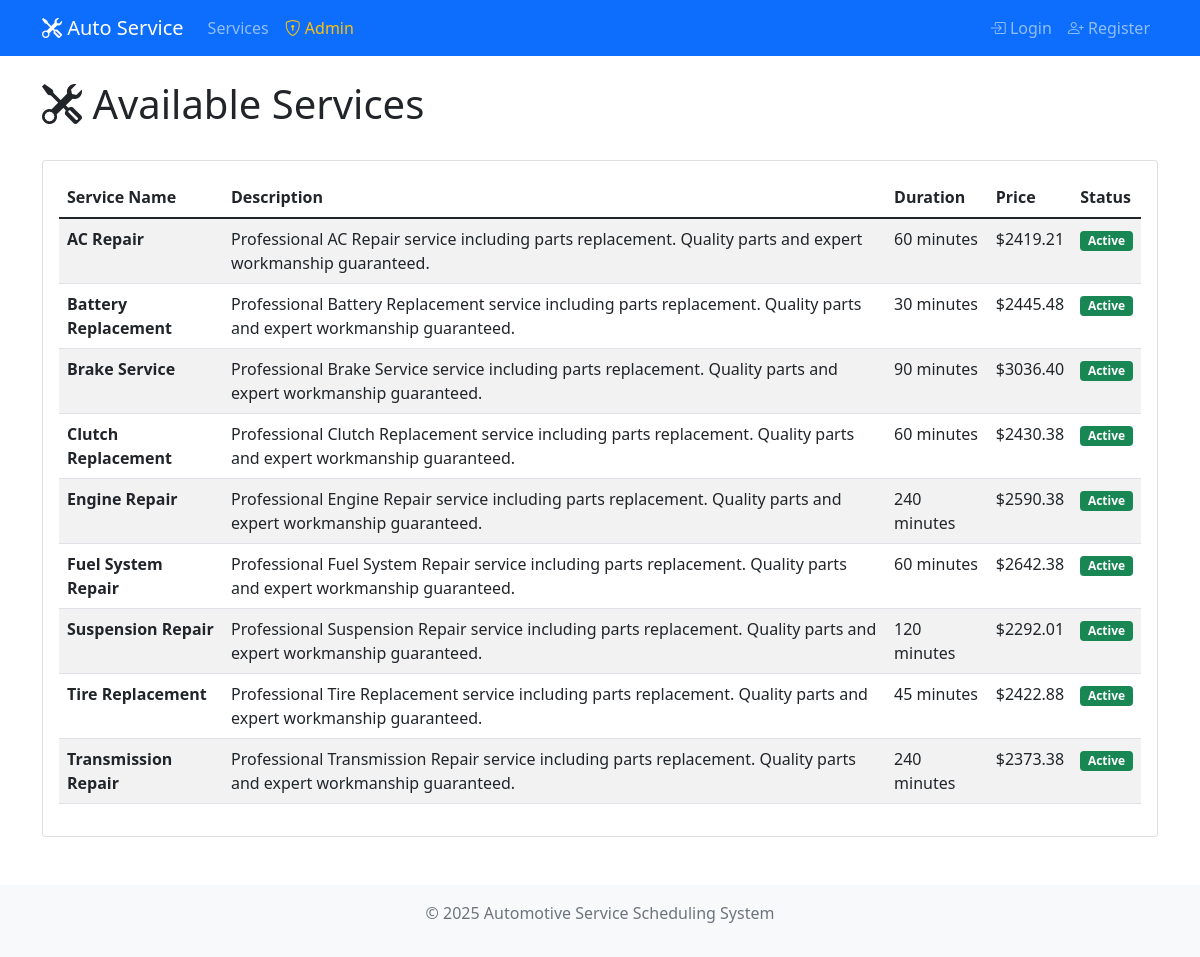
/services, run on the app's committed database.
### tables this page shows
CREATE TABLE services (
    id INTEGER PRIMARY KEY AUTOINCREMENT,
    name TEXT NOT NULL,
    description TEXT,
    estimated_duration INTEGER NOT NULL, -- in minutes
    price DECIMAL(10,2) NOT NULL,
    is_active BOOLEAN DEFAULT 1
);

### app.py (the view)
@app.route('/services')
def services():
    conn = get_db_connection()
    services = conn.execute(
        'SELECT * FROM services WHERE is_active = 1 ORDER BY name'
    ).fetchall()
    conn.close()
    current_customer = get_current_customer()
    return render_template('services.html', services=services, current_customer=current_customer)

### app.py (called while the page is built, shortened)
def get_db_connection():
    conn = sqlite3.connect(DATABASE)
    conn.row_factory = sqlite3.Row
    return conn

def get_current_customer():
    if 'customer_id' not in session:
        return None

### templates/services.html (shortened to what this page needs)
{% extends "base.html" %}
{% block content %}
<div class="row">
    <div class="col-12">
        <div class="d-flex justify-content-between align-items-center mb-4">
            <h1>
                <i class="bi bi-tools"></i> Available Services
            </h1>
        </div>
    </div>
</div>
<div class="row">
    <div class="col-12">
        <div class="card">
            <div class="card-body">
                {% if services %}
                    <div class="table-responsive">
                        <table class="table table-striped table-hover">
                            <thead>
                                <tr>
                                    <th>Service Name</th>
                                    <th>Description</th>
                                    <th>Duration</th>
                                    <th>Price</th>
                                    <th>Status</th>
                                </tr>
                            </thead>
                            <tbody>
                                {% for service in services %}
                                <tr>
                                    <td><strong>{{ service.name }}</strong></td>
                                    <td>{{ service.description or 'N/A' }}</td>
                                    <td>{{ service.estimated_duration }} minutes</td>
                                    <td>${{ "%.2f"|format(service.price) }}</td>
                                    <td>
                                        <span class="badge bg-{{ 'success' if service.is_active else 'secondary' }}">
                                            {{ 'Active' if service.is_active else 'Inactive' }}
                                        </span>
                                    </td>
                                </tr>
                                {% endfor %}
                            </tbody>
                        </table>
                    </div>
                {% else %}
                    <div class="text-center py-5">
                        <i class="bi bi-tools fs-1 text-muted"></i>
                        <h3 class="text-muted mt-3">No services found</h3>
                        <p class="text-muted">Services will be loaded automatically.</p>
                    </div>
                {% endif %}
            </div>
        </div>
    </div>
</div>
{% endblock %}

### data on the page
services: name "AC Repair", description "Professional AC Repair service including parts replacement. Quality parts and expert workmanship guaranteed.", estimated_duration "60", price "2419.21", is_active "Active"
services: name "Battery Replacement", description "Professional Battery Replacement service including parts replacement. Quality parts and expert workmanship guaranteed.", estimated_duration "30", price "2445.48", is_active "Active"
services: name "Brake Service", description "Professional Brake Service service including parts replacement. Quality parts and expert workmanship guaranteed.", estimated_duration "90", price "3036.40", is_active "Active"
services: name "Clutch Replacement", description "Professional Clutch Replacement service including parts replacement. Quality parts and expert workmanship guaranteed.", estimated_duration "60", price "2430.38", is_active "Active"
services: name "Engine Repair", description "Professional Engine Repair service including parts replacement. Quality parts and expert workmanship guaranteed.", estimated_duration "240", price "2590.38", is_active "Active"
services: name "Fuel System Repair", description "Professional Fuel System Repair service including parts replacement. Quality parts and expert workmanship guaranteed.", estimated_duration "60", price "2642.38", is_active "Active"
services: name "Suspension Repair", description "Professional Suspension Repair service including parts replacement. Quality parts and expert workmanship guaranteed.", estimated_duration "120", price "2292.01", is_active "Active"
services: name "Tire Replacement", description "Professional Tire Replacement service including parts replacement. Quality parts and expert workmanship guaranteed.", estimated_duration "45", price "2422.88", is_active "Active"
services: name "Transmission Repair", description "Professional Transmission Repair service including parts replacement. Quality parts and expert workmanship guaranteed.", estimated_duration "240", price "2373.38", is_active "Active"
